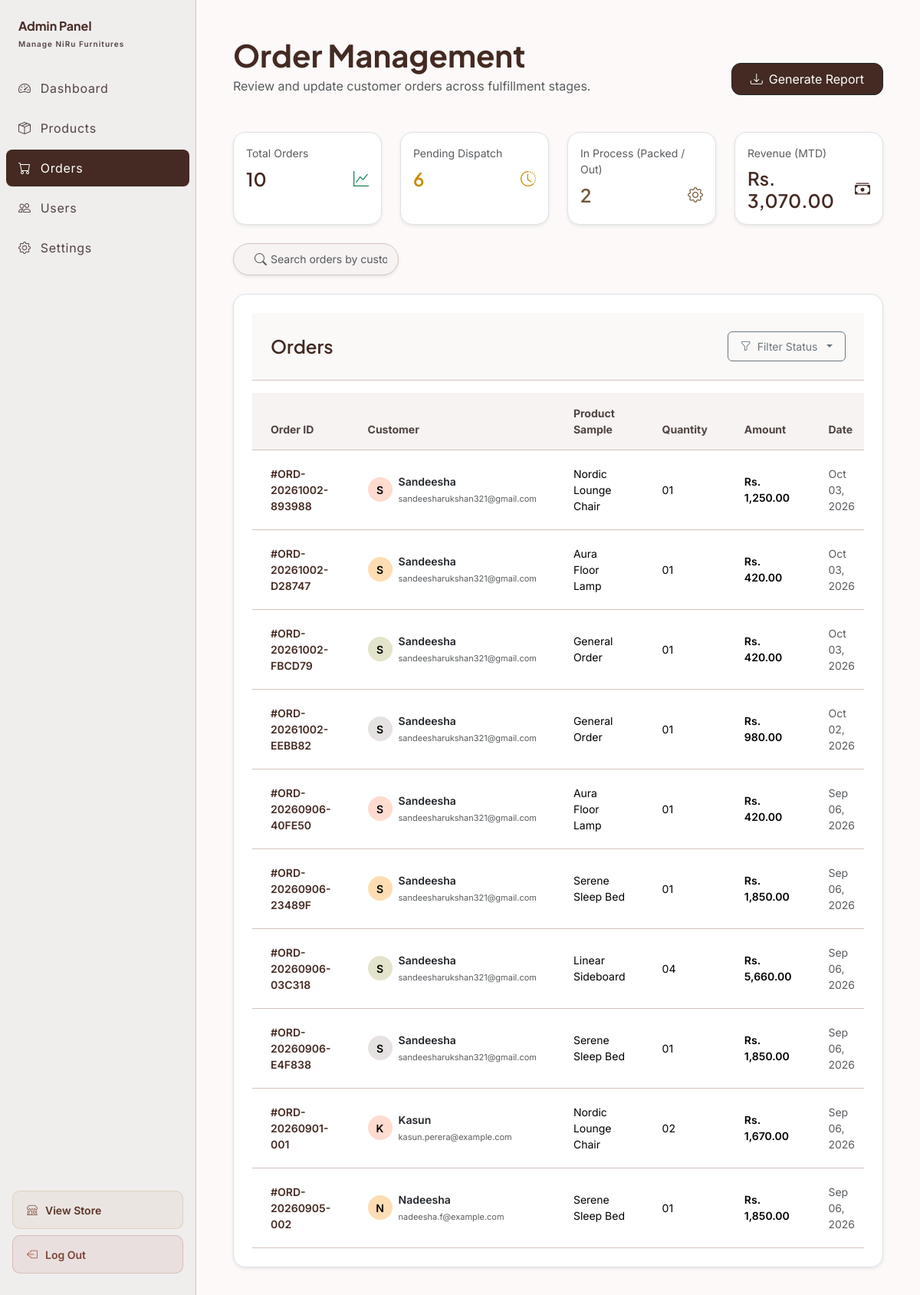
The app's page /admin/admin-orders.php (signed in) with its own data.
### tables this page shows
CREATE TABLE IF NOT EXISTS `orders` (
  `order_id` bigint unsigned NOT NULL AUTO_INCREMENT,
  `order_number` varchar(30) NOT NULL,
  `user_id` bigint unsigned DEFAULT NULL,
  `total_amount` decimal(12,2) NOT NULL DEFAULT '0.00',
  `payment_status` enum('pending','paid','failed','refunded') NOT NULL DEFAULT 'pending',
  `order_status_id` int unsigned NOT NULL DEFAULT '1',
  `customer_name` varchar(150) NOT NULL,
  `customer_email` varchar(191) NOT NULL,
  `customer_phone` varchar(30) NOT NULL,
  `shipping_address` varchar(255) NOT NULL,
  `shipping_city` varchar(100) NOT NULL,
  `shipping_postal_code` varchar(20) DEFAULT NULL,
  `placed_at` datetime NOT NULL DEFAULT CURRENT_TIMESTAMP,
  PRIMARY KEY (`order_id`),
  UNIQUE KEY `uq_orders_number` (`order_number`),
  KEY `idx_orders_user` (`user_id`),
  KEY `fk_orders_order_status` (`order_status_id`),
  CONSTRAINT `fk_orders_user` FOREIGN KEY (`user_id`) REFERENCES `user` (`user_id`) ON DELETE SET NULL ON UPDATE CASCADE
);

### connection.php (called while the page is built, shortened)
<?php
class Database
{
    public static $connection;
    public static function setUpConnection()
    {
        if (!isset(Database::$connection)) {
            Database::$connection = new mysqli(
                "localhost",
                "root",
                "Rukshan123",
                "niru_furniture",
                3306
            );
        }
    }
    public static function search($q)
    {
        $result = Database::$connection->query($q);
        return $result;
    }
}
?>

### admin/admin-orders.php (the view, shortened to what this page needs)
<?php
require_once '../connection.php';
$total_orders_rs = Database::search("SELECT COUNT(*) AS `cnt` FROM `orders`");
$total_orders = (int)($total_orders_rs->fetch_assoc()['cnt'] ?? 0);
$pending_orders_rs = Database::search("SELECT COUNT(*) AS `cnt` FROM `orders` WHERE `order_status_id` = 6");
$pending_orders = (int)($pending_orders_rs->fetch_assoc()['cnt'] ?? 0);
$process_orders_rs = Database::search("SELECT COUNT(*) AS `cnt` FROM `orders` WHERE `order_status_id` IN (7, 8)");
$process_orders = (int)($process_orders_rs->fetch_assoc()['cnt'] ?? 0);
$mtd_rev_rs = Database::search("SELECT SUM(`total_amount`) AS `rev`
                               FROM `orders`
                               WHERE `payment_status` = 'paid'
                                 AND MONTH(`placed_at`) = MONTH(CURRENT_DATE())
                                 AND YEAR(`placed_at`) = YEAR(CURRENT_DATE())");
$mtd_revenue = (float)($mtd_rev_rs->fetch_assoc()['rev'] ?? 0.00);
$orders_query = "SELECT o.*, s.status_name,
                        COALESCE(u.first_name, o.customer_name) AS display_name,
                        COALESCE(u.email, o.customer_email) AS display_email,
                        (SELECT p.name FROM order_items oi INNER JOIN products p ON oi.product_id = p.product_id WHERE oi.order_id = o.order_id LIMIT 1) AS sample_product,
                        (SELECT SUM(quantity) FROM order_items WHERE order_id = o.order_id) AS total_items_qty
                 FROM `orders` o
                 LEFT JOIN `status` s ON o.order_status_id = s.status_id
                 LEFT JOIN `user` u ON o.user_id = u.user_id
                 ORDER BY o.placed_at DESC";
$orders_rs = Database::search($orders_query);
?>
<!DOCTYPE html>
<html lang="en">
<head>
  <link href="https://cdn.jsdelivr.net/npm/bootstrap@5.3.3/dist/css/bootstrap.min.css" rel="stylesheet">
  <link href="https://cdn.jsdelivr.net/npm/bootstrap-icons@1.11.3/font/bootstrap-icons.min.css" rel="stylesheet">
  <link href="https://cdn.jsdelivr.net/npm/sweetalert2@11/dist/sweetalert2.min.css" rel="stylesheet">
  <link rel="stylesheet" href="../assets/css/style.css">
</head>
<body>
  <aside class="admin-sidebar">
    <div class="admin-brand">
      <h2>Admin Panel</h2>
      <small>Manage NiRu Furnitures</small>
    </div>
    <ul class="admin-menu">
      <li><a href="admin-dashboard.php" class="admin-link"><i class="bi bi-speedometer2"></i> Dashboard</a></li>
      <li><a href="admin-products.php" class="admin-link"><i class="bi bi-box-seam"></i> Products</a></li>
      <li><a href="admin-orders.php" class="admin-link active"><i class="bi bi-cart"></i> Orders</a></li>
      <li><a href="admin-users.php" class="admin-link"><i class="bi bi-people"></i> Users</a></li>
      <li><a href="admin-settings.php" class="admin-link"><i class="bi bi-gear"></i> Settings</a></li>
    </ul>
    <div class="px-3 mt-auto d-flex flex-column gap-2 mb-3">
      <a href="../index.php" class="admin-link-store"><i class="bi bi-shop"></i> View Store</a>
      <a href="../logout.php" class="admin-link-logout"><i class="bi bi-box-arrow-left"></i> Log Out</a>
    </div>
  </aside>
  <main class="admin-main">
    <div class="d-flex flex-column flex-md-row align-items-md-end justify-content-between gap-3 mb-5">
      <div>
        <h1 class="display-6 fw-bold mb-1" style="color: var(--niru-primary);">Order Management</h1>
        <p class="text-muted mb-0">Review and update customer orders across fulfillment stages.</p>
      </div>
      <div class="d-flex gap-2">
        <button class="btn btn-dark d-flex align-items-center gap-2 px-4 py-2" style="background-color: var(--niru-primary); border-radius: 12px;" onclick="window.print();">
          <i class="bi bi-download"></i> Generate Report
        </button>
      </div>
    </div>
    <div class="row g-4 mb-4">
      <div class="col-12 col-sm-6 col-xl-3">
        <div class="metric-card bg-white p-3 rounded-4 shadow-sm border">
          <div class="small text-muted mb-2">Total Orders</div>
          <div class="d-flex align-items-center justify-content-between">
            <h3 class="fs-4 fw-semibold mb-0" style="color: var(--niru-primary);"><?php echo number_format($total_orders); ?></h3>
            <i class="bi bi-graph-up text-success fs-5"></i>
          </div>
        </div>
      </div>
      <div class="col-12 col-sm-6 col-xl-3">
        <div class="metric-card bg-white p-3 rounded-4 shadow-sm border">
          <div class="small text-muted mb-2">Pending Dispatch</div>
          <div class="d-flex align-items-center justify-content-between">
            <h3 class="fs-4 fw-semibold mb-0" style="color: #ca8a04;"><?php echo number_format($pending_orders); ?></h3>
            <i class="bi bi-clock-history fs-5" style="color: #ca8a04;"></i>
          </div>
        </div>
      </div>
      <div class="col-12 col-sm-6 col-xl-3">
        <div class="metric-card bg-white p-3 rounded-4 shadow-sm border">
          <div class="small text-muted mb-2">In Process (Packed / Out)</div>
          <div class="d-flex align-items-center justify-content-between">
            <h3 class="fs-4 fw-semibold mb-0" style="color: var(--niru-secondary);"><?php echo number_format($process_orders); ?></h3>
            <i class="bi bi-gear fs-5" style="color: var(--niru-secondary);"></i>
          </div>
        </div>
      </div>
      <div class="col-12 col-sm-6 col-xl-3">
        <div class="metric-card bg-white p-3 rounded-4 shadow-sm border">
          <div class="small text-muted mb-2">Revenue (MTD)</div>
          <div class="d-flex align-items-center justify-content-between">
            <h3 class="fs-4 fw-semibold mb-0" style="color: var(--niru-primary);">Rs. <?php echo number_format($mtd_revenue, 2); ?></h3>
            <i class="bi bi-cash-stack fs-5" style="color: var(--niru-primary);"></i>
          </div>
        </div>
      </div>
    </div>
    <div class="search-input-wrapper mb-4 position-relative">
      <i class="bi bi-search position-absolute top-50 translate-middle-y ms-3 text-muted"></i>
      <input type="text" id="adminOrderSearchInput" class="form-control rounded-pill ps-5 py-2 shadow-sm" placeholder="Search orders by customer, ID, or product..." onkeyup="filterAdminOrdersTable();">
    </div>
    <div class="admin-table-box bg-white rounded-4 border shadow-sm p-4">
      <div class="table-header-bar d-flex align-items-center justify-content-between mb-3">
        <h2 class="fs-4 fw-semibold mb-0" style="color: var(--niru-primary);">Orders</h2>
        <div class="dropdown">
          <button class="btn btn-sm btn-outline-secondary d-flex align-items-center gap-2 px-3 py-2 rounded-2 dropdown-toggle" type="button" data-bs-toggle="dropdown">
            <i class="bi bi-funnel"></i> Filter Status
          </button>
        </div>
      </div>
      <div class="table-responsive">
        <table class="table table-management align-middle mb-0">
          <thead>
            <tr>
              <th>Order ID</th>
              <th>Customer</th>
              <th>Product Sample</th>
              <th>Quantity</th>
              <th>Amount</th>
              <th>Date</th>
            </tr>
          </thead>
          <tbody id="adminOrdersTableBody">
            <?php
            if ($orders_rs->num_rows > 0) {
              $avatar_bg = ['#ffdbd0', '#feddb3', '#e4e4cc', '#e5e2e1'];
              $color_idx = 0;
              while ($order = $orders_rs->fetch_assoc()) {
                $order_num = htmlspecialchars($order['order_number']);
                $c_name = htmlspecialchars($order['display_name'] ?? 'Customer');
                $initial = strtoupper(substr($c_name, 0, 1));
                $bg = $avatar_bg[$color_idx % count($avatar_bg)];
                $color_idx++;
                $p_name = htmlspecialchars($order['sample_product'] ?? 'General Order');
                $qty = (int)($order['total_items_qty'] ?? 1);
                $amount = number_format($order['total_amount'], 2);
                $placed_date = date("M d, Y", strtotime($order['placed_at']));
            ?>
              <tr class="admin-order-row">
                <td class="fw-semibold" style="color: var(--niru-primary);">#<?php echo $order_num; ?></td>
                <td>
                  <div class="d-flex align-items-center gap-2">
                    <div class="rounded-circle d-flex align-items-center justify-content-center" style="width: 32px; height: 32px; font-weight: 600; background-color: <?php echo $bg; ?>;">
                      <?php echo $initial; ?>
                    </div>
                    <div>
                      <span class="d-block fw-semibold text-dark"><?php echo $c_name; ?></span>
                      <small class="text-muted" style="font-size: 11px;"><?php echo htmlspecialchars($order['display_email'] ?? ''); ?></small>
                    </div>
                  </div>
                </td>
                <td><?php echo $p_name; ?></td>
                <td><?php echo str_pad($qty, 2, '0', STR_PAD_LEFT); ?></td>
                <td class="fw-semibold">Rs. <?php echo $amount; ?></td>
                <td class="text-muted"><?php echo $placed_date; ?></td>
              </tr>
            <?php
              }
            } ?>
          </tbody>
        </table>
      </div>
    </div>
  </main>
</body>
</html>

### records on screen
orders: order_number "ORD-20261002-893988", initial "S", c_name "Sandeesha", display_email "sandeesharukshan321@gmail.com", p_name "Nordic Lounge Chair", qty "01", total_amount "1,250.00", placed_at "Oct 03, 2026"
orders: order_number "ORD-20261002-D28747", initial "S", c_name "Sandeesha", display_email "sandeesharukshan321@gmail.com", p_name "Aura Floor Lamp", qty "01", total_amount "420.00", placed_at "Oct 03, 2026"
orders: order_number "ORD-20261002-FBCD79", initial "S", c_name "Sandeesha", display_email "sandeesharukshan321@gmail.com", p_name "General Order", qty "01", total_amount "420.00", placed_at "Oct 03, 2026"
orders: order_number "ORD-20261002-EEBB82", initial "S", c_name "Sandeesha", display_email "sandeesharukshan321@gmail.com", p_name "General Order", qty "01", total_amount "980.00", placed_at "Oct 02, 2026"
orders: order_number "ORD-20260906-40FE50", initial "S", c_name "Sandeesha", display_email "sandeesharukshan321@gmail.com", p_name "Aura Floor Lamp", qty "01", total_amount "420.00", placed_at "Sep 06, 2026"
orders: order_number "ORD-20260906-23489F", initial "S", c_name "Sandeesha", display_email "sandeesharukshan321@gmail.com", p_name "Serene Sleep Bed", qty "01", total_amount "1,850.00", placed_at "Sep 06, 2026"
orders: order_number "ORD-20260906-03C318", initial "S", c_name "Sandeesha", display_email "sandeesharukshan321@gmail.com", p_name "Linear Sideboard", qty "04", total_amount "5,660.00", placed_at "Sep 06, 2026"
orders: order_number "ORD-20260906-E4F838", initial "S", c_name "Sandeesha", display_email "sandeesharukshan321@gmail.com", p_name "Serene Sleep Bed", qty "01", total_amount "1,850.00", placed_at "Sep 06, 2026"
orders: order_number "ORD-20260901-001", initial "K", c_name "Kasun", display_email "kasun.perera@example.com", p_name "Nordic Lounge Chair", qty "02", total_amount "1,670.00", placed_at "Sep 06, 2026"
orders: order_number "ORD-20260905-002", initial "N", c_name "Nadeesha", display_email "nadeesha.f@example.com", p_name "Serene Sleep Bed", qty "01", total_amount "1,850.00", placed_at "Sep 06, 2026"

### other values on screen
$total_orders "10"
$pending_orders "6"
$process_orders "2"
$mtd_revenue "3,070.00"
